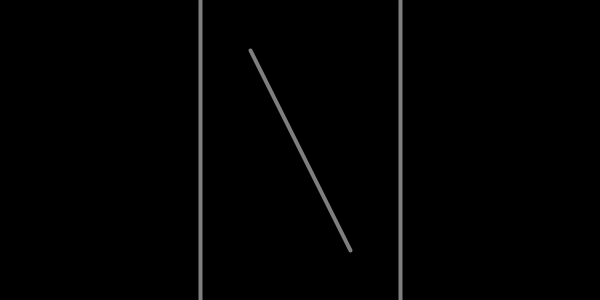
Frame 1 (no input)
Frame 60 (the mouse pressed at the canvas centre just before this capture): identical to frame 1, image omitted
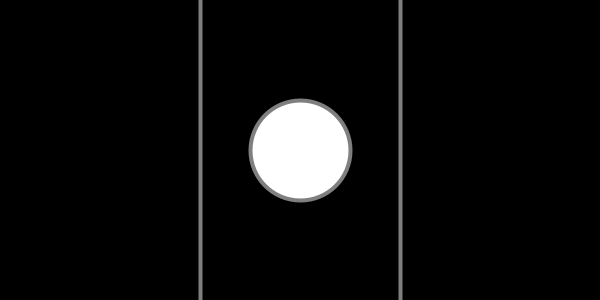
Frame 120 (the mouse held since frame 60 and released just before this capture)

The Processing sketch that drew these frames (run headless with seeded random() and noise(); from frame 60 on, the mouse is pressed at the canvas centre):

// Processing sketch: conditional_logic_three
// ── conditional_logic_three.pde
void setup() {
  size(600, 300); //setting the canvas size to 600 x 300 pixels
  rectMode(CENTER); //setting the rectangle drawing mode to center
}

void draw() {
  background(0); //setting background to black

  
  stroke(127); //setting the stroke to medium grey
  strokeWeight(4); //setting the stroke weight to thick
  fill(255); //setting out fill color to white

  //segments on the screen to divide in three sections
  line(200, 0, 200, 300);
  line(400, 0, 400, 300);

  //remember processing will execute code in order 
  //if a boolean expression evaluates to true then processing
  //will break out of the conditional logic so order is important

  //if mouse X is greater than 400 draw a square
  if (mouseX > 400) {
    square(300, 150, 100);
  } 
  //if mouse is greater than 200 draw a circle
  else if (mouseX > 200) {
    circle(300, 150, 100);
  } 
  //otherwise draw a line
  else {
    line(250, 50, 350, 250);
  }
}
